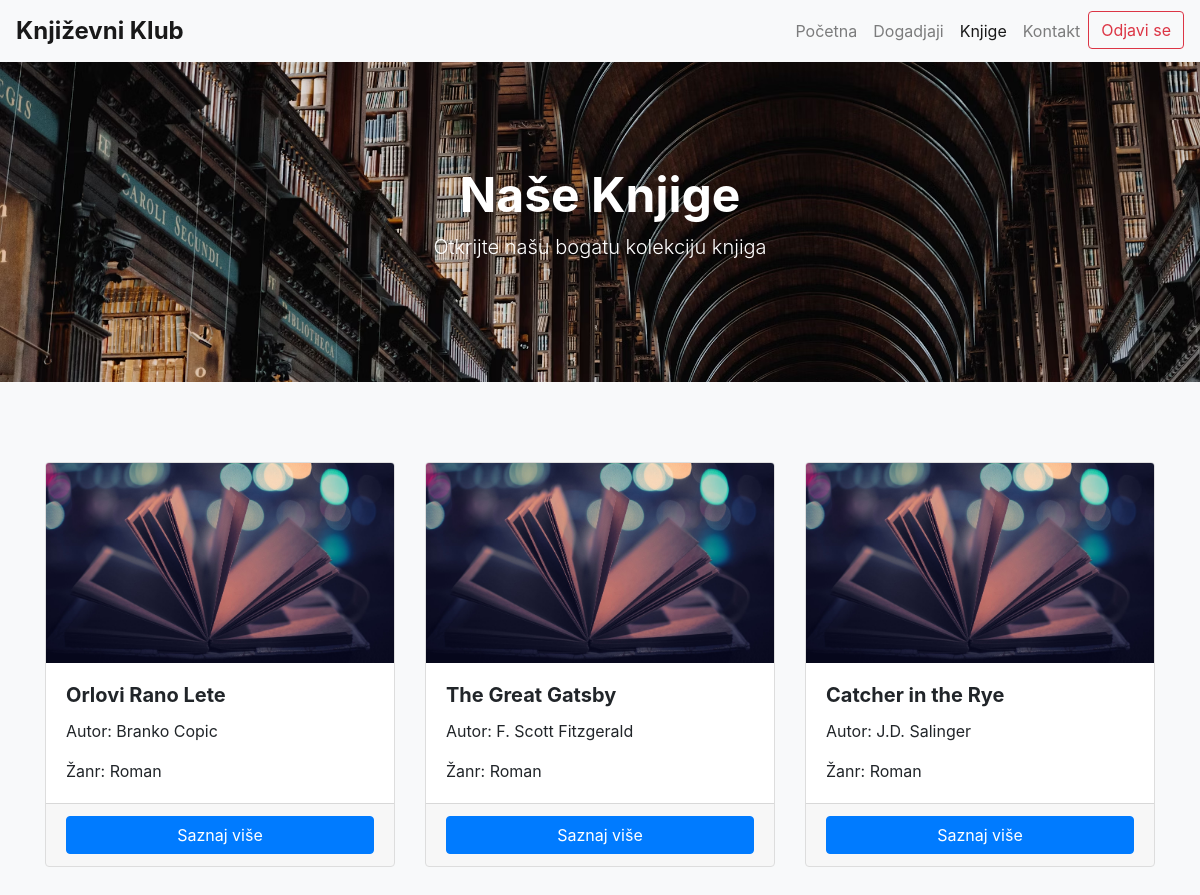
The page /Knjige.php (signed in) on the database its author committed.
### tables this page shows
CREATE TABLE knjige (
    ID INT AUTO_INCREMENT PRIMARY KEY,
    NazivKnjige VARCHAR(255) NOT NULL,
    AutorKnjige VARCHAR(255) NOT NULL,
    Zanr VARCHAR(100) NOT NULL,
    PDF VARCHAR(255) NOT NULL,
    Opis TEXT
);

### KnjigeBaza.php (called while the page is built, shortened)
<?php
    require_once("PovezivanjeSaBazom.php");
    $nizKnjiga=mysqli_query($baza, "SELECT * FROM `knjige`");
?>

### Knjige.php (the view, shortened to what this page needs)
<!DOCTYPE html>
<html lang="en">
<head>
    <link href="https://maxcdn.bootstrapcdn.com/bootstrap/4.5.2/css/bootstrap.min.css" rel="stylesheet">
    <link href="StyleKnjige.css" rel="stylesheet">
</head>
<body>
    <nav class="navbar navbar-expand-lg navbar-light bg-light">
        <a class="navbar-brand" href="index.php">Književni Klub</a>
        <div class="collapse navbar-collapse" id="navbarNav">
            <ul class="navbar-nav ml-auto">
                <li class="nav-item">
                    <a class="nav-link" href="index.php">Početna</a>
                </li>
                <li class="nav-item">
                    <a class="nav-link" href="Dogadjaji.php">Dogadjaji</a>
                </li>
                <li class="nav-item active">
                    <a class="nav-link" href="Knjige.php">Knjige</a>
                </li>
                <li class="nav-item">
                    <a class="nav-link" href="Kontakti.php">Kontakt</a>
                </li>
                <li class="nav-item">
                <a class="btn btn-outline-danger" href="Odjava.php" onclick="return confirm('Da li ste sigurni da zelite da se izlogujte sa Vaseg naloga?');">Odjavi se</a>
                </li>
            </ul>
        </div>
    </nav>
<?php require_once("KnjigeBaza.php")?>
    <header class="header">
        <div class="container h-100">
            <div class="row h-100 align-items-center">
                <div class="col-12 text-center">
                    <h1 class="display-4 text-white">Naše Knjige</h1>
                    <p class="lead text-white">Otkrijte našu bogatu kolekciju knjiga</p>
                </div>
            </div>
        </div>
    </header>
    <div class="container mt-5">
        <div class="row">
            <?php while($red=mysqli_fetch_array($nizKnjiga)){?>
            <div class="col-md-4 mb-4">
                <div class="card h-100">
                    <img src="Slike/KnjigePozadinaStranica.jpg" class="card-img-top" alt="Book Image">
                    <div class="card-body">
                        <h5 class="card-title"><?php echo $red["NazivKnjige"]?></h5>
                        <p class="card-text">Autor: <?php echo $red["AutorKnjige"]?></p>
                        <p class="card-text">Žanr: <?php echo $red["Zanr"]?></p>
                    </div>
                    <div class="card-footer">
                        <a href="KnjigeStranica.php?id=<?php echo $red["ID"]?>" class="btn btn-primary btn-block">Saznaj više</a>
                    </div>
                </div>
            </div>
            <?php }?>
        </div>
    </div>
</body>
</html>

### StyleKnjige.css (style rules this page uses)
body { background-color: #f8f9fa; }
.navbar-brand { font-size: 1.5rem; font-weight: bold; }
.header { position: relative; height: 40vh; background: url("Slike/KnjigeSlika.avif") no-repeat center center/cover; }
.header h1 { font-size: 3rem; font-weight: bold; }
.header p { font-size: 1.25rem; }
.container { padding-top: 2rem; padding-bottom: 2rem; }
.card { border: 1px solid #ddd; }
.card-img-top { height: 200px; object-fit: cover; }
.card-title { font-size: 1.25rem; font-weight: bold; }
.card-text { font-size: 1rem; }

### rows shown on the page
knjige: NazivKnjige "Orlovi Rano Lete", AutorKnjige "Branko Copic", Zanr "Roman"
knjige: NazivKnjige "The Great Gatsby", AutorKnjige "F. Scott Fitzgerald", Zanr "Roman"
knjige: NazivKnjige "Catcher in the Rye", AutorKnjige "J.D. Salinger", Zanr "Roman"
